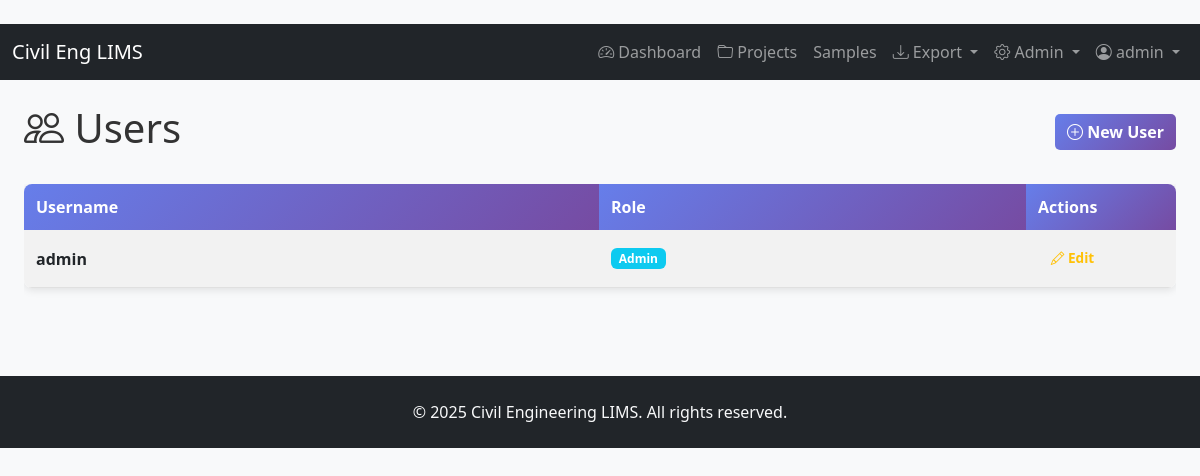
The page /users (signed in) on the database as committed earlier.
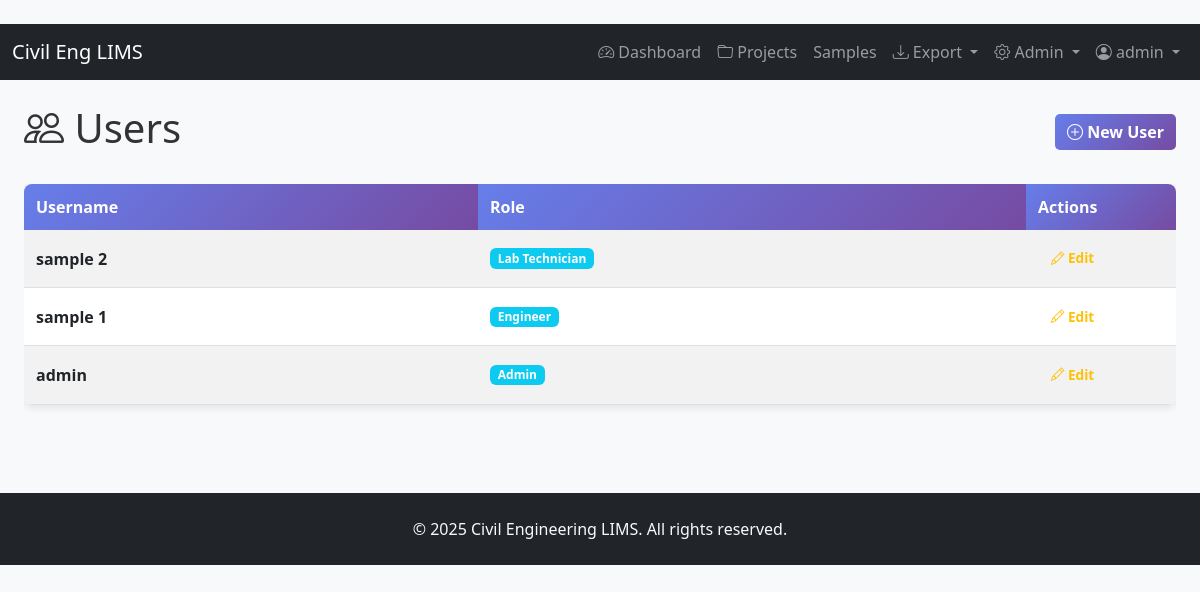
The same page on the database as committed later.
### models.py (models this page shows, shortened)
    class User(db.Model, UserMixin):
        __tablename__ = 'users'
        id = db.Column(db.Integer, primary_key=True)
        username = db.Column(db.String(80), unique=True, nullable=False)
        password_hash = db.Column(db.String(255), nullable=False)
        role = db.Column(db.String(30), nullable=False, default='Lab Technician')

### app.py (the view)
@app.route('/users')
@login_required
@role_required('Admin')
def users():
    users = models.User.query.order_by(models.User.id.desc()).all()
    return render_template('users.html', users=users)

### app.py (called while the page is built)
@login_manager.user_loader
def load_user(user_id):
    return models.User.query.get(int(user_id))

def role_required(*roles):
    def decorator(f):
        @wraps(f)
        def wrapped(*args, **kwargs):
            if not current_user or not getattr(current_user, 'is_authenticated', False):
                return login_manager.unauthorized()
            if current_user.role not in roles:
                flash('Permission denied for this action', 'danger')
                return redirect(url_for('index'))
            return f(*args, **kwargs)
        return wrapped
    return decorator

### templates/users.html
{% extends 'base.html' %}
{% block content %}
<div class='container-fluid'>
  <div class='row mb-4 align-items-center'>
    <div class='col'>
      <h1><i class='bi bi-people'></i> Users</h1>
    </div>
    <div class='col-auto'>
      <a href='{{ url_for('user_new') }}' class='btn btn-primary'>
        <i class='bi bi-plus-circle'></i> New User
      </a>
    </div>
  </div>
  {% if users %}
    <div class='table-responsive'>
      <table class='table table-hover table-striped'>
        <thead>
          <tr>
            <th>Username</th>
            <th>Role</th>
            <th style='width: 150px;'>Actions</th>
          </tr>
        </thead>
        <tbody>
          {% for u in users %}
            <tr>
              <td>
                <strong>{{ u.username }}</strong>
              </td>
              <td>
                <span class='badge bg-info'>{{ u.role }}</span>
              </td>
              <td>
                <a href='{{ url_for('user_edit', user_id=u.id) }}' class='btn btn-sm btn-outline-warning'>
                  <i class='bi bi-pencil'></i> Edit
                </a>
              </td>
            </tr>
          {% endfor %}
        </tbody>
      </table>
    </div>
  {% else %}
    <div class='alert alert-info'>
      <i class='bi bi-info-circle'></i> No users found.
      <a href='{{ url_for('user_new') }}' class='alert-link'>Create your first user</a>
    </div>
  {% endif %}
</div>
{% endblock %}

### templates/base.html (shortened to what this page needs)
﻿<!doctype html>
<html lang='en'>
  <head>
    <link href='https://cdn.jsdelivr.net/npm/bootstrap@5.3.0/dist/css/bootstrap.min.css' rel='stylesheet'>
    <link rel='stylesheet' href='https://cdn.jsdelivr.net/npm/bootstrap-icons@1.10.0/font/bootstrap-icons.css'>
    <link rel='stylesheet' href='/static/style.css'>
  </head>
  <body>
    <nav class='navbar navbar-expand-lg navbar-dark bg-dark sticky-top'>
      <div class='container-fluid'>
        <a class='navbar-brand' href='/'>
           Civil Eng LIMS
        </a>
        <div class='collapse navbar-collapse' id='navbarNav'>
          <ul class='navbar-nav ms-auto'>
            <li class='nav-item'>
              <a class='nav-link' href='/'><i class='bi bi-speedometer2'></i> Dashboard</a>
            </li>
            <li class='nav-item'>
              <a class='nav-link' href='/projects'><i class='bi bi-folder'></i> Projects</a>
            </li>
            <li class='nav-item'>
              <a class='nav-link' href='/samples'> Samples</a>
            </li>
            <li class='nav-item dropdown'>
              <a class='nav-link dropdown-toggle' href='#' id='exportDropdown' role='button' data-bs-toggle='dropdown'>
                <i class='bi bi-download'></i> Export
              </a>
            </li>
            {% if current_user.role == 'Admin' %}
              <li class='nav-item dropdown'>
                <a class='nav-link dropdown-toggle' href='#' id='adminDropdown' role='button' data-bs-toggle='dropdown'>
                  <i class='bi bi-gear'></i> Admin
                </a>
              </li>
            {% endif %}
            <li class='nav-item dropdown'>
              <a class='nav-link dropdown-toggle' href='#' id='userDropdown' role='button' data-bs-toggle='dropdown'>
                <i class='bi bi-person-circle'></i> {{ current_user.username }}
              </a>
            </li>
          </ul>
        </div>
      </div>
    </nav>
    <main class='container-fluid py-4'>
      {% block content %}{% endblock %}
    </main>
    <footer class='bg-dark text-light text-center py-4 mt-5'>
      <p class='mb-0'>&copy; 2025 Civil Engineering LIMS. All rights reserved.</p>
    </footer>
  </body>
</html>

Rows that differ between the two databases and show on the page:
added User: username "sample 2", role "Lab Technician"
added User: username "sample 1", role "Engineer"
